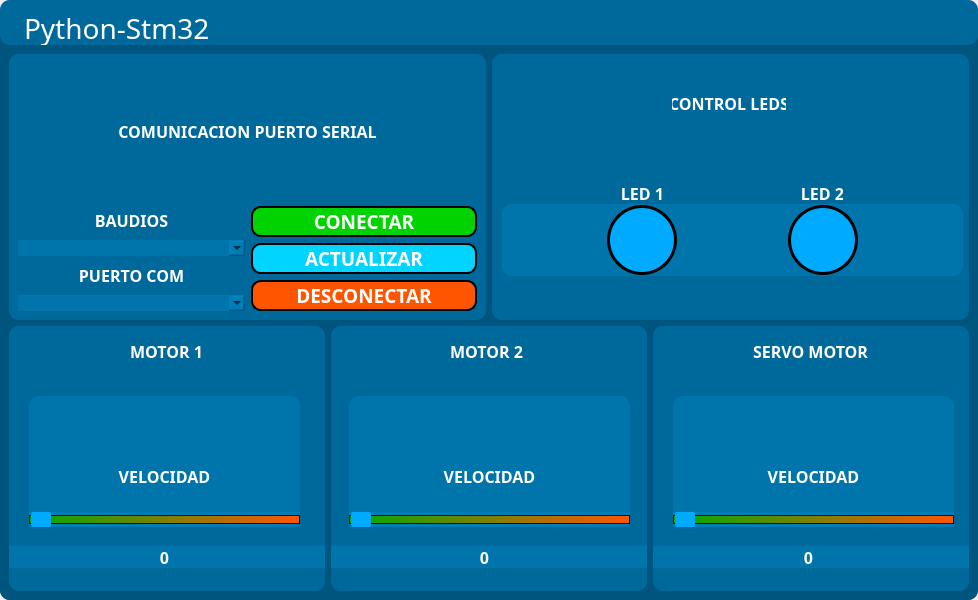
<?xml version="1.0" encoding="UTF-8"?>
<ui version="4.0">
 <class>MainWindow</class>
 <widget class="QMainWindow" name="MainWindow">
  <property name="geometry">
   <rect>
    <x>0</x>
    <y>0</y>
    <width>978</width>
    <height>600</height>
   </rect>
  </property>
  <property name="windowTitle">
   <string>MainWindow</string>
  </property>
  <widget class="QWidget" name="centralwidget">
   <layout class="QHBoxLayout" name="horizontalLayout_5">
    <property name="spacing">
     <number>0</number>
    </property>
    <property name="leftMargin">
     <number>0</number>
    </property>
    <property name="topMargin">
     <number>0</number>
    </property>
    <property name="rightMargin">
     <number>0</number>
    </property>
    <property name="bottomMargin">
     <number>0</number>
    </property>
    <item>
     <widget class="QFrame" name="frame">
      <property name="styleSheet">
       <string notr="true">background-color: rgb(0, 85, 127);
border-radius: 10px;</string>
      </property>
      <property name="frameShape">
       <enum>QFrame::StyledPanel</enum>
      </property>
      <property name="frameShadow">
       <enum>QFrame::Raised</enum>
      </property>
      <layout class="QVBoxLayout" name="verticalLayout_2">
       <property name="spacing">
        <number>0</number>
       </property>
       <property name="leftMargin">
        <number>0</number>
       </property>
       <property name="topMargin">
        <number>0</number>
       </property>
       <property name="rightMargin">
        <number>0</number>
       </property>
       <property name="bottomMargin">
        <number>0</number>
       </property>
       <item>
        <widget class="QFrame" name="head">
         <property name="minimumSize">
          <size>
           <width>40</width>
           <height>40</height>
          </size>
         </property>
         <property name="maximumSize">
          <size>
           <width>16777215</width>
           <height>45</height>
          </size>
         </property>
         <property name="styleSheet">
          <string notr="true">QFrame{
background-color: rgba(0, 136, 199, 100);
}

QPushButton{
background-color: none;
border-radius: 100px;

}

QPushButton:hover{

	
	background-color: rgba(105, 255, 245, 70);
	border-bottom-color: rgb(255, 0, 0);

}


</string>
         </property>
         <property name="frameShape">
          <enum>QFrame::StyledPanel</enum>
         </property>
         <property name="frameShadow">
          <enum>QFrame::Raised</enum>
         </property>
         <widget class="QPushButton" name="cerrar">
          <property name="geometry">
           <rect>
            <x>930</x>
            <y>6</y>
            <width>35</width>
            <height>35</height>
           </rect>
          </property>
          <property name="minimumSize">
           <size>
            <width>35</width>
            <height>35</height>
           </size>
          </property>
          <property name="maximumSize">
           <size>
            <width>35</width>
            <height>35</height>
           </size>
          </property>
          <property name="styleSheet">
           <string notr="true">border-radius: 10px</string>
          </property>
          <property name="text">
           <string/>
          </property>
          <property name="icon">
           <iconset>
            <normaloff>img/Recurso 1R.png</normaloff>img/Recurso 1R.png</iconset>
          </property>
          <property name="iconSize">
           <size>
            <width>30</width>
            <height>30</height>
           </size>
          </property>
         </widget>
         <widget class="QPushButton" name="minimizar">
          <property name="geometry">
           <rect>
            <x>890</x>
            <y>6</y>
            <width>35</width>
            <height>35</height>
           </rect>
          </property>
          <property name="minimumSize">
           <size>
            <width>35</width>
            <height>35</height>
           </size>
          </property>
          <property name="maximumSize">
           <size>
            <width>35</width>
            <height>35</height>
           </size>
          </property>
          <property name="styleSheet">
           <string notr="true">border-radius: 10px</string>
          </property>
          <property name="text">
           <string/>
          </property>
          <property name="icon">
           <iconset>
            <normaloff>img/R2.png</normaloff>img/R2.png</iconset>
          </property>
          <property name="iconSize">
           <size>
            <width>30</width>
            <height>30</height>
           </size>
          </property>
         </widget>
         <widget class="QPlainTextEdit" name="plainTextEdit">
          <property name="geometry">
           <rect>
            <x>20</x>
            <y>5</y>
            <width>241</width>
            <height>51</height>
           </rect>
          </property>
          <property name="font">
           <font>
            <family>Eldwin Trial Capitals</family>
            <pointsize>21</pointsize>
            <weight>50</weight>
            <bold>false</bold>
           </font>
          </property>
          <property name="styleSheet">
           <string notr="true">color: rgb(255, 255, 255);
background-color: rgba(255, 255, 255, 0);</string>
          </property>
          <property name="plainText">
           <string>Python-Stm32</string>
          </property>
         </widget>
        </widget>
       </item>
       <item>
        <widget class="QFrame" name="frame_3">
         <property name="frameShape">
          <enum>QFrame::StyledPanel</enum>
         </property>
         <property name="frameShadow">
          <enum>QFrame::Raised</enum>
         </property>
         <layout class="QVBoxLayout" name="verticalLayout_4">
          <item>
           <layout class="QVBoxLayout" name="verticalLayout_3">
            <item>
             <layout class="QHBoxLayout" name="horizontalLayout_2">
              <item>
               <widget class="QFrame" name="comunicacion">
                <property name="styleSheet">
                 <string notr="true">background-color: rgba(0, 136, 199, 100);</string>
                </property>
                <property name="frameShape">
                 <enum>QFrame::StyledPanel</enum>
                </property>
                <property name="frameShadow">
                 <enum>QFrame::Raised</enum>
                </property>
                <layout class="QGridLayout" name="gridLayout">
                 <item row="1" column="0">
                  <layout class="QHBoxLayout" name="horizontalLayout_3">
                   <item>
                    <layout class="QVBoxLayout" name="verticalLayout_7">
                     <item>
                      <layout class="QVBoxLayout" name="baudiosbox">
                       <item>
                        <widget class="QLabel" name="label_3">
                         <property name="font">
                          <font>
                           <family>Eldwin Trial Capitals SemiBold</family>
                           <pointsize>12</pointsize>
                           <weight>75</weight>
                           <bold>true</bold>
                          </font>
                         </property>
                         <property name="styleSheet">
                          <string notr="true">color: rgb(255, 255, 255);
background-color: none;</string>
                         </property>
                         <property name="text">
                          <string>BAUDIOS</string>
                         </property>
                         <property name="alignment">
                          <set>Qt::AlignCenter</set>
                         </property>
                        </widget>
                       </item>
                       <item>
                        <widget class="QComboBox" name="baudios"/>
                       </item>
                      </layout>
                     </item>
                     <item>
                      <layout class="QVBoxLayout" name="puertobox">
                       <item>
                        <widget class="QLabel" name="label_2">
                         <property name="font">
                          <font>
                           <family>Eldwin Trial Capitals SemiBold</family>
                           <pointsize>12</pointsize>
                           <weight>75</weight>
                           <bold>true</bold>
                          </font>
                         </property>
                         <property name="styleSheet">
                          <string notr="true">color: rgb(255, 255, 255);
background-color: none;</string>
                         </property>
                         <property name="text">
                          <string>PUERTO COM</string>
                         </property>
                         <property name="alignment">
                          <set>Qt::AlignCenter</set>
                         </property>
                        </widget>
                       </item>
                       <item>
                        <widget class="QComboBox" name="puerto"/>
                       </item>
                      </layout>
                     </item>
                    </layout>
                   </item>
                   <item>
                    <layout class="QVBoxLayout" name="conexion">
                     <item>
                      <widget class="QPushButton" name="conectar">
                       <property name="font">
                        <font>
                         <family>Eldwin Trial Capitals SemiBold</family>
                         <pointsize>14</pointsize>
                         <weight>75</weight>
                         <bold>true</bold>
                        </font>
                       </property>
                       <property name="styleSheet">
                        <string notr="true">QPushButton {
border:  2px solid  rgb(0, 0, 0);
color: rgb(255, 255, 255);
background-color: rgb(0, 211, 0);
}
QPushButton:hover{
	
	background-color: rgb(0, 170, 127);
}


</string>
                       </property>
                       <property name="text">
                        <string>CONECTAR</string>
                       </property>
                      </widget>
                     </item>
                     <item>
                      <widget class="QPushButton" name="actualizar">
                       <property name="font">
                        <font>
                         <family>Eldwin Trial Capitals SemiBold</family>
                         <pointsize>14</pointsize>
                         <weight>75</weight>
                         <bold>true</bold>
                        </font>
                       </property>
                       <property name="styleSheet">
                        <string notr="true">QPushButton {
border:  2px solid  rgb(0, 0, 0);
color: rgb(255, 255, 255);
background-color: rgb(1, 213, 255);
}
QPushButton:hover{
	background-color: rgb(0, 170, 255);
}


</string>
                       </property>
                       <property name="text">
                        <string>ACTUALIZAR</string>
                       </property>
                      </widget>
                     </item>
                     <item>
                      <widget class="QPushButton" name="desconectar">
                       <property name="font">
                        <font>
                         <family>Eldwin Trial Capitals SemiBold</family>
                         <pointsize>14</pointsize>
                         <weight>75</weight>
                         <bold>true</bold>
                        </font>
                       </property>
                       <property name="styleSheet">
                        <string notr="true">QPushButton {
border:  2px solid  rgb(0, 0, 0);
color: rgb(255, 255, 255);
background-color: rgb(255, 85, 0);
}
QPushButton:hover{
	
	background-color: rgb(197, 0, 0);
}




</string>
                       </property>
                       <property name="text">
                        <string>DESCONECTAR</string>
                       </property>
                      </widget>
                     </item>
                    </layout>
                   </item>
                  </layout>
                 </item>
                 <item row="0" column="0">
                  <widget class="QLabel" name="label">
                   <property name="font">
                    <font>
                     <family>Eldwin Trial Capitals SemiBold</family>
                     <pointsize>12</pointsize>
                     <weight>75</weight>
                     <bold>true</bold>
                    </font>
                   </property>
                   <property name="styleSheet">
                    <string notr="true">color: rgb(255, 255, 255);
background-color: none;</string>
                   </property>
                   <property name="text">
                    <string>COMUNICACION PUERTO SERIAL</string>
                   </property>
                   <property name="alignment">
                    <set>Qt::AlignCenter</set>
                   </property>
                  </widget>
                 </item>
                </layout>
               </widget>
              </item>
              <item>
               <widget class="QFrame" name="controlleds">
                <property name="styleSheet">
                 <string notr="true">background-color: rgba(0, 136, 199, 100);</string>
                </property>
                <property name="frameShape">
                 <enum>QFrame::StyledPanel</enum>
                </property>
                <property name="frameShadow">
                 <enum>QFrame::Raised</enum>
                </property>
                <widget class="QLabel" name="label_4">
                 <property name="geometry">
                  <rect>
                   <x>180</x>
                   <y>40</y>
                   <width>114</width>
                   <height>19</height>
                  </rect>
                 </property>
                 <property name="font">
                  <font>
                   <family>Eldwin Trial Capitals SemiBold</family>
                   <pointsize>12</pointsize>
                   <weight>75</weight>
                   <bold>true</bold>
                  </font>
                 </property>
                 <property name="styleSheet">
                  <string notr="true">color: rgb(255, 255, 255);
background-color: none;</string>
                 </property>
                 <property name="text">
                  <string>CONTROL LEDS</string>
                 </property>
                 <property name="alignment">
                  <set>Qt::AlignCenter</set>
                 </property>
                </widget>
                <widget class="QLabel" name="label_14">
                 <property name="geometry">
                  <rect>
                   <x>310</x>
                   <y>130</y>
                   <width>41</width>
                   <height>19</height>
                  </rect>
                 </property>
                 <property name="font">
                  <font>
                   <family>Eldwin Trial Capitals SemiBold</family>
                   <pointsize>12</pointsize>
                   <weight>75</weight>
                   <bold>true</bold>
                  </font>
                 </property>
                 <property name="styleSheet">
                  <string notr="true">color: rgb(255, 255, 255);
background-color: none;</string>
                 </property>
                 <property name="text">
                  <string>LED 2</string>
                 </property>
                 <property name="alignment">
                  <set>Qt::AlignCenter</set>
                 </property>
                </widget>
                <widget class="QLabel" name="label_18">
                 <property name="geometry">
                  <rect>
                   <x>130</x>
                   <y>130</y>
                   <width>41</width>
                   <height>19</height>
                  </rect>
                 </property>
                 <property name="font">
                  <font>
                   <family>Eldwin Trial Capitals SemiBold</family>
                   <pointsize>12</pointsize>
                   <weight>75</weight>
                   <bold>true</bold>
                  </font>
                 </property>
                 <property name="styleSheet">
                  <string notr="true">color: rgb(255, 255, 255);
background-color: none;</string>
                 </property>
                 <property name="text">
                  <string>LED 1</string>
                 </property>
                 <property name="alignment">
                  <set>Qt::AlignCenter</set>
                 </property>
                </widget>
                <widget class="QWidget" name="">
                 <property name="geometry">
                  <rect>
                   <x>10</x>
                   <y>150</y>
                   <width>461</width>
                   <height>72</height>
                  </rect>
                 </property>
                 <layout class="QHBoxLayout" name="botones">
                  <item>
                   <widget class="QPushButton" name="led1">
                    <property name="minimumSize">
                     <size>
                      <width>70</width>
                      <height>70</height>
                     </size>
                    </property>
                    <property name="maximumSize">
                     <size>
                      <width>70</width>
                      <height>70</height>
                     </size>
                    </property>
                    <property name="styleSheet">
                     <string notr="true">QPushButton {
background-color: rgb(0, 170, 255);
border-radius: 35px;
border:  3px solid  rgb(0, 0, 0);

}
QPushButton:hover{
	background-color: rgb(0, 255, 0);
}


</string>
                    </property>
                    <property name="text">
                     <string/>
                    </property>
                   </widget>
                  </item>
                  <item>
                   <widget class="QPushButton" name="led2">
                    <property name="minimumSize">
                     <size>
                      <width>70</width>
                      <height>70</height>
                     </size>
                    </property>
                    <property name="maximumSize">
                     <size>
                      <width>70</width>
                      <height>70</height>
                     </size>
                    </property>
                    <property name="styleSheet">
                     <string notr="true">QPushButton {
background-color: rgb(0, 170, 255);
border-radius: 35px;
border:  3px solid  rgb(0, 0, 0);

}
QPushButton:hover{
	background-color: rgb(0, 255, 0);
}</string>
                    </property>
                    <property name="text">
                     <string/>
                    </property>
                   </widget>
                  </item>
                 </layout>
                </widget>
               </widget>
              </item>
             </layout>
            </item>
            <item>
             <layout class="QGridLayout" name="gridLayout_2">
              <item row="0" column="0">
               <widget class="QWidget" name="motor1" native="true">
                <property name="styleSheet">
                 <string notr="true">background-color: rgba(0, 136, 199, 100);</string>
                </property>
                <widget class="QLabel" name="label_5">
                 <property name="geometry">
                  <rect>
                   <x>2</x>
                   <y>10</y>
                   <width>311</width>
                   <height>31</height>
                  </rect>
                 </property>
                 <property name="font">
                  <font>
                   <family>Eldwin Trial Capitals SemiBold</family>
                   <pointsize>12</pointsize>
                   <weight>75</weight>
                   <bold>true</bold>
                  </font>
                 </property>
                 <property name="styleSheet">
                  <string notr="true">color: rgb(255, 255, 255);
background-color: none;</string>
                 </property>
                 <property name="text">
                  <string>MOTOR 1</string>
                 </property>
                 <property name="alignment">
                  <set>Qt::AlignCenter</set>
                 </property>
                </widget>
                <widget class="QWidget" name="layoutWidget">
                 <property name="geometry">
                  <rect>
                   <x>20</x>
                   <y>70</y>
                   <width>271</width>
                   <height>131</height>
                  </rect>
                 </property>
                 <layout class="QVBoxLayout" name="verticalLayout_10">
                  <item>
                   <layout class="QHBoxLayout" name="controles">
                    <item>
                     <widget class="QPushButton" name="left">
                      <property name="minimumSize">
                       <size>
                        <width>40</width>
                        <height>40</height>
                       </size>
                      </property>
                      <property name="maximumSize">
                       <size>
                        <width>45</width>
                        <height>45</height>
                       </size>
                      </property>
                      <property name="styleSheet">
                       <string notr="true">QPushButton {
background-color: none;
}
QPushButton:hover{
	
	background-color: rgba(0, 170, 255, 100);
}



</string>
                      </property>
                      <property name="text">
                       <string/>
                      </property>
                      <property name="icon">
                       <iconset>
                        <normaloff>img/Recurso 1izq.png</normaloff>img/Recurso 1izq.png</iconset>
                      </property>
                      <property name="iconSize">
                       <size>
                        <width>40</width>
                        <height>40</height>
                       </size>
                      </property>
                     </widget>
                    </item>
                    <item>
                     <widget class="QPushButton" name="stop">
                      <property name="minimumSize">
                       <size>
                        <width>45</width>
                        <height>45</height>
                       </size>
                      </property>
                      <property name="maximumSize">
                       <size>
                        <width>45</width>
                        <height>45</height>
                       </size>
                      </property>
                      <property name="styleSheet">
                       <string notr="true">QPushButton {
background-color: none;
}
QPushButton:hover{
	
	background-color: rgba(0, 170, 255, 100);
}



</string>
                      </property>
                      <property name="text">
                       <string/>
                      </property>
                      <property name="icon">
                       <iconset>
                        <normaloff>img/Recurso 2stop.png</normaloff>img/Recurso 2stop.png</iconset>
                      </property>
                      <property name="iconSize">
                       <size>
                        <width>40</width>
                        <height>40</height>
                       </size>
                      </property>
                     </widget>
                    </item>
                    <item>
                     <widget class="QPushButton" name="right">
                      <property name="minimumSize">
                       <size>
                        <width>45</width>
                        <height>45</height>
                       </size>
                      </property>
                      <property name="maximumSize">
                       <size>
                        <width>45</width>
                        <height>45</height>
                       </size>
                      </property>
                      <property name="styleSheet">
                       <string notr="true">QPushButton {
background-color: none;
}
QPushButton:hover{
	
	background-color: rgba(0, 170, 255, 100);
}



</string>
                      </property>
                      <property name="text">
                       <string/>
                      </property>
                      <property name="icon">
                       <iconset>
                        <normaloff>img/Recurso 3der.png</normaloff>img/Recurso 3der.png</iconset>
                      </property>
                      <property name="iconSize">
                       <size>
                        <width>40</width>
                        <height>40</height>
                       </size>
                      </property>
                     </widget>
                    </item>
                   </layout>
                  </item>
                  <item>
                   <layout class="QVBoxLayout" name="velocidad">
                    <item>
                     <widget class="QLabel" name="label_8">
                      <property name="font">
                       <font>
                        <family>Eldwin Trial Capitals SemiBold</family>
                        <pointsize>12</pointsize>
                        <weight>75</weight>
                        <bold>true</bold>
                       </font>
                      </property>
                      <property name="styleSheet">
                       <string notr="true">color: rgb(255, 255, 255);
background-color: none;</string>
                      </property>
                      <property name="text">
                       <string>VELOCIDAD</string>
                      </property>
                      <property name="alignment">
                       <set>Qt::AlignCenter</set>
                      </property>
                     </widget>
                    </item>
                    <item>
                     <widget class="QSlider" name="vel">
                      <property name="enabled">
                       <bool>true</bool>
                      </property>
                      <property name="styleSheet">
                       <string notr="true">QSlider::groove:horizontal {
border: 1px solid rgb(0, 0, 127);
height: 7px;
	background-color: qlineargradient(spread:pad, x1:0, y1:0, x2:1, y2:0, stop:0 rgb(0, 170, 0), stop:1 rgb(255, 85, 0));
}

QSlider::handle:horizontal {
background-color: rgb(0, 170, 255);
width: 20px;
height: 20px;
left: 11px;
right: 11px;

margin: -10px;
border-radius: 10px;
}</string>
                      </property>
                      <property name="maximum">
                       <number>100</number>
                      </property>
                      <property name="orientation">
                       <enum>Qt::Horizontal</enum>
                      </property>
                     </widget>
                    </item>
                   </layout>
                  </item>
                 </layout>
                </widget>
                <widget class="QWidget" name="layoutWidget">
                 <property name="geometry">
                  <rect>
                   <x>-70</x>
                   <y>220</y>
                   <width>451</width>
                   <height>22</height>
                  </rect>
                 </property>
                 <layout class="QHBoxLayout" name="horizontalLayout_6">
                  <item>
                   <widget class="QLabel" name="vel_porcentaje">
                    <property name="font">
                     <font>
                      <family>Eldwin Trial Capitals SemiBold</family>
                      <pointsize>12</pointsize>
                      <weight>75</weight>
                      <bold>true</bold>
                     </font>
                    </property>
                    <property name="styleSheet">
                     <string notr="true">color: rgb(255, 255, 255);
background-color: none;</string>
                    </property>
                    <property name="text">
                     <string>0</string>
                    </property>
                    <property name="alignment">
                     <set>Qt::AlignCenter</set>
                    </property>
                   </widget>
                  </item>
                 </layout>
                </widget>
               </widget>
              </item>
              <item row="0" column="1">
               <widget class="QWidget" name="motor2" native="true">
                <property name="styleSheet">
                 <string notr="true">background-color: rgba(0, 136, 199, 100);</string>
                </property>
                <widget class="QLabel" name="label_6">
                 <property name="geometry">
                  <rect>
                   <x>0</x>
                   <y>10</y>
                   <width>311</width>
                   <height>31</height>
                  </rect>
                 </property>
                 <property name="font">
                  <font>
                   <family>Eldwin Trial Capitals SemiBold</family>
                   <pointsize>12</pointsize>
                   <weight>75</weight>
                   <bold>true</bold>
                  </font>
                 </property>
                 <property name="styleSheet">
                  <string notr="true">color: rgb(255, 255, 255);
background-color: none;</string>
                 </property>
                 <property name="text">
                  <string>MOTOR 2</string>
                 </property>
                 <property name="alignment">
                  <set>Qt::AlignCenter</set>
                 </property>
                </widget>
                <widget class="QWidget" name="layoutWidget">
                 <property name="geometry">
                  <rect>
                   <x>-72</x>
                   <y>220</y>
                   <width>451</width>
                   <height>22</height>
                  </rect>
                 </property>
                 <layout class="QHBoxLayout" name="horizontalLayout_9">
                  <item>
                   <widget class="QLabel" name="vel_porcentaje_2">
                    <property name="font">
                     <font>
                      <family>Eldwin Trial Capitals SemiBold</family>
                      <pointsize>12</pointsize>
                      <weight>75</weight>
                      <bold>true</bold>
                     </font>
                    </property>
                    <property name="styleSheet">
                     <string notr="true">color: rgb(255, 255, 255);
background-color: none;</string>
                    </property>
                    <property name="text">
                     <string>0</string>
                    </property>
                    <property name="alignment">
                     <set>Qt::AlignCenter</set>
                    </property>
                   </widget>
                  </item>
                 </layout>
                </widget>
                <widget class="QWidget" name="layoutWidget_2">
                 <property name="geometry">
                  <rect>
                   <x>18</x>
                   <y>70</y>
                   <width>281</width>
                   <height>131</height>
                  </rect>
                 </property>
                 <layout class="QVBoxLayout" name="verticalLayout_13">
                  <item>
                   <layout class="QHBoxLayout" name="controles_2">
                    <item>
                     <widget class="QPushButton" name="left_2">
                      <property name="minimumSize">
                       <size>
                        <width>40</width>
                        <height>40</height>
                       </size>
                      </property>
                      <property name="maximumSize">
                       <size>
                        <width>45</width>
                        <height>45</height>
                       </size>
                      </property>
                      <property name="styleSheet">
                       <string notr="true">QPushButton {
background-color: none;
}
QPushButton:hover{
	
	background-color: rgba(0, 170, 255, 100);
}



</string>
                      </property>
                      <property name="text">
                       <string/>
                      </property>
                      <property name="icon">
                       <iconset>
                        <normaloff>img/Recurso 1izq.png</normaloff>img/Recurso 1izq.png</iconset>
                      </property>
                      <property name="iconSize">
                       <size>
                        <width>40</width>
                        <height>40</height>
                       </size>
                      </property>
                     </widget>
                    </item>
                    <item>
                     <widget class="QPushButton" name="stop_2">
                      <property name="minimumSize">
                       <size>
                        <width>45</width>
                        <height>45</height>
                       </size>
                      </property>
                      <property name="maximumSize">
                       <size>
                        <width>45</width>
                        <height>45</height>
                       </size>
                      </property>
                      <property name="styleSheet">
                       <string notr="true">QPushButton {
background-color: none;
}
QPushButton:hover{
	
	background-color: rgba(0, 170, 255, 100);
}



</string>
                      </property>
                      <property name="text">
                       <string/>
                      </property>
                      <property name="icon">
                       <iconset>
                        <normaloff>img/Recurso 2stop.png</normaloff>img/Recurso 2stop.png</iconset>
                      </property>
                      <property name="iconSize">
                       <size>
                        <width>40</width>
                        <height>40</height>
                       </size>
                      </property>
                     </widget>
                    </item>
                    <item>
                     <widget class="QPushButton" name="right_2">
                      <property name="minimumSize">
                       <size>
                        <width>45</width>
                        <height>45</height>
                       </size>
                      </property>
                      <property name="maximumSize">
                       <size>
                        <width>45</width>
                        <height>45</height>
                       </size>
                      </property>
                      <property name="styleSheet">
                       <string notr="true">QPushButton {
background-color: none;
}
QPushButton:hover{
	
	background-color: rgba(0, 170, 255, 100);
}



</string>
                      </property>
                      <property name="text">
                       <string/>
                      </property>
                      <property name="icon">
                       <iconset>
                        <normaloff>img/Recurso 3der.png</normaloff>img/Recurso 3der.png</iconset>
                      </property>
                      <property name="iconSize">
                       <size>
                        <width>40</width>
                        <height>40</height>
                       </size>
                      </property>
                     </widget>
                    </item>
                   </layout>
                  </item>
                  <item>
                   <layout class="QVBoxLayout" name="velocidad_2">
                    <item>
                     <widget class="QLabel" name="label_13">
                      <property name="font">
                       <font>
                        <family>Eldwin Trial Capitals SemiBold</family>
                        <pointsize>12</pointsize>
                        <weight>75</weight>
                        <bold>true</bold>
                       </font>
                      </property>
                      <property name="styleSheet">
                       <string notr="true">color: rgb(255, 255, 255);
background-color: none;</string>
                      </property>
                      <property name="text">
                       <string>VELOCIDAD</string>
                      </property>
                      <property name="alignment">
                       <set>Qt::AlignCenter</set>
                      </property>
                     </widget>
                    </item>
                    <item>
                     <widget class="QSlider" name="vel_2">
                      <property name="styleSheet">
                       <string notr="true">QSlider::groove:horizontal {
border: 1px solid rgb(0, 0, 127);
height: 7px;
	background-color: qlineargradient(spread:pad, x1:0, y1:0, x2:1, y2:0, stop:0 rgb(0, 170, 0), stop:1 rgb(255, 85, 0));
}

QSlider::handle:horizontal {
background-color: rgb(0, 170, 255);
width: 20px;
height: 20px;
left: 11px;
right: 11px;

margin: -10px;
border-radius: 10px;
}</string>
                      </property>
                      <property name="orientation">
                       <enum>Qt::Horizontal</enum>
                      </property>
                     </widget>
                    </item>
                   </layout>
                  </item>
                 </layout>
                </widget>
               </widget>
              </item>
              <item row="0" column="2">
               <widget class="QWidget" name="servomotor" native="true">
                <property name="styleSheet">
                 <string notr="true">background-color: rgba(0, 136, 199, 100);</string>
                </property>
                <widget class="QWidget" name="layoutWidget_3">
                 <property name="geometry">
                  <rect>
                   <x>20</x>
                   <y>70</y>
                   <width>281</width>
                   <height>131</height>
                  </rect>
                 </property>
                 <layout class="QVBoxLayout" name="verticalLayout_17">
                  <item>
                   <layout class="QHBoxLayout" name="controles_3">
                    <item>
                     <widget class="QPushButton" name="left_3">
                      <property name="minimumSize">
                       <size>
                        <width>40</width>
                        <height>40</height>
                       </size>
                      </property>
                      <property name="maximumSize">
                       <size>
                        <width>45</width>
                        <height>45</height>
                       </size>
                      </property>
                      <property name="styleSheet">
                       <string notr="true">QPushButton {
background-color: none;
}
QPushButton:hover{
	
	background-color: rgba(0, 170, 255, 100);
}



</string>
                      </property>
                      <property name="text">
                       <string/>
                      </property>
                      <property name="icon">
                       <iconset>
                        <normaloff>img/Recurso 1izq.png</normaloff>img/Recurso 1izq.png</iconset>
                      </property>
                      <property name="iconSize">
                       <size>
                        <width>40</width>
                        <height>40</height>
                       </size>
                      </property>
                     </widget>
                    </item>
                    <item>
                     <widget class="QPushButton" name="stop_3">
                      <property name="minimumSize">
                       <size>
                        <width>45</width>
                        <height>45</height>
                       </size>
                      </property>
                      <property name="maximumSize">
                       <size>
                        <width>45</width>
                        <height>45</height>
                       </size>
                      </property>
                      <property name="styleSheet">
                       <string notr="true">QPushButton {
background-color: none;
}
QPushButton:hover{
	
	background-color: rgba(0, 170, 255, 100);
}



</string>
                      </property>
                      <property name="text">
                       <string/>
                      </property>
                      <property name="icon">
                       <iconset>
                        <normaloff>img/Recurso 2stop.png</normaloff>img/Recurso 2stop.png</iconset>
                      </property>
                      <property name="iconSize">
                       <size>
                        <width>40</width>
                        <height>40</height>
                       </size>
                      </property>
                     </widget>
                    </item>
                    <item>
                     <widget class="QPushButton" name="right_3">
                      <property name="minimumSize">
                       <size>
                        <width>45</width>
                        <height>45</height>
                       </size>
                      </property>
                      <property name="maximumSize">
                       <size>
                        <width>45</width>
                        <height>45</height>
                       </size>
                      </property>
                      <property name="styleSheet">
                       <string notr="true">QPushButton {
background-color: none;
}
QPushButton:hover{
	
	background-color: rgba(0, 170, 255, 100);
}



</string>
                      </property>
                      <property name="text">
                       <string/>
                      </property>
                      <property name="icon">
                       <iconset>
                        <normaloff>img/Recurso 3der.png</normaloff>img/Recurso 3der.png</iconset>
                      </property>
                      <property name="iconSize">
                       <size>
                        <width>40</width>
                        <height>40</height>
                       </size>
                      </property>
                     </widget>
                    </item>
                   </layout>
                  </item>
                  <item>
                   <layout class="QVBoxLayout" name="velocidad_3">
                    <item>
                     <widget class="QLabel" name="label_15">
                      <property name="font">
                       <font>
                        <family>Eldwin Trial Capitals SemiBold</family>
                        <pointsize>12</pointsize>
                        <weight>75</weight>
                        <bold>true</bold>
                       </font>
                      </property>
                      <property name="styleSheet">
                       <string notr="true">color: rgb(255, 255, 255);
background-color: none;</string>
                      </property>
                      <property name="text">
                       <string>VELOCIDAD</string>
                      </property>
                      <property name="alignment">
                       <set>Qt::AlignCenter</set>
                      </property>
                     </widget>
                    </item>
                    <item>
                     <widget class="QSlider" name="vel_3">
                      <property name="styleSheet">
                       <string notr="true">QSlider::groove:horizontal {
border: 1px solid rgb(0, 0, 127);
height: 7px;
	background-color: qlineargradient(spread:pad, x1:0, y1:0, x2:1, y2:0, stop:0 rgb(0, 170, 0), stop:1 rgb(255, 85, 0));
}

QSlider::handle:horizontal {
background-color: rgb(0, 170, 255);
width: 20px;
height: 20px;
left: 11px;
right: 11px;

margin: -10px;
border-radius: 10px;
}</string>
                      </property>
                      <property name="orientation">
                       <enum>Qt::Horizontal</enum>
                      </property>
                     </widget>
                    </item>
                   </layout>
                  </item>
                 </layout>
                </widget>
                <widget class="QWidget" name="layoutWidget_4">
                 <property name="geometry">
                  <rect>
                   <x>-70</x>
                   <y>220</y>
                   <width>451</width>
                   <height>22</height>
                  </rect>
                 </property>
                 <layout class="QHBoxLayout" name="horizontalLayout_13">
                  <item>
                   <widget class="QLabel" name="vel_porcentaje_3">
                    <property name="font">
                     <font>
                      <family>Eldwin Trial Capitals SemiBold</family>
                      <pointsize>12</pointsize>
                      <weight>75</weight>
                      <bold>true</bold>
                     </font>
                    </property>
                    <property name="styleSheet">
                     <string notr="true">color: rgb(255, 255, 255);
background-color: none;</string>
                    </property>
                    <property name="text">
                     <string>0</string>
                    </property>
                    <property name="alignment">
                     <set>Qt::AlignCenter</set>
                    </property>
                   </widget>
                  </item>
                 </layout>
                </widget>
                <widget class="QLabel" name="label_7">
                 <property name="geometry">
                  <rect>
                   <x>2</x>
                   <y>10</y>
                   <width>311</width>
                   <height>31</height>
                  </rect>
                 </property>
                 <property name="font">
                  <font>
                   <family>Eldwin Trial Capitals SemiBold</family>
                   <pointsize>12</pointsize>
                   <weight>75</weight>
                   <bold>true</bold>
                  </font>
                 </property>
                 <property name="styleSheet">
                  <string notr="true">color: rgb(255, 255, 255);
background-color: none;</string>
                 </property>
                 <property name="text">
                  <string>SERVO MOTOR</string>
                 </property>
                 <property name="alignment">
                  <set>Qt::AlignCenter</set>
                 </property>
                </widget>
               </widget>
              </item>
             </layout>
            </item>
           </layout>
          </item>
         </layout>
        </widget>
       </item>
      </layout>
     </widget>
    </item>
   </layout>
  </widget>
 </widget>
 <resources/>
 <connections/>
</ui>
